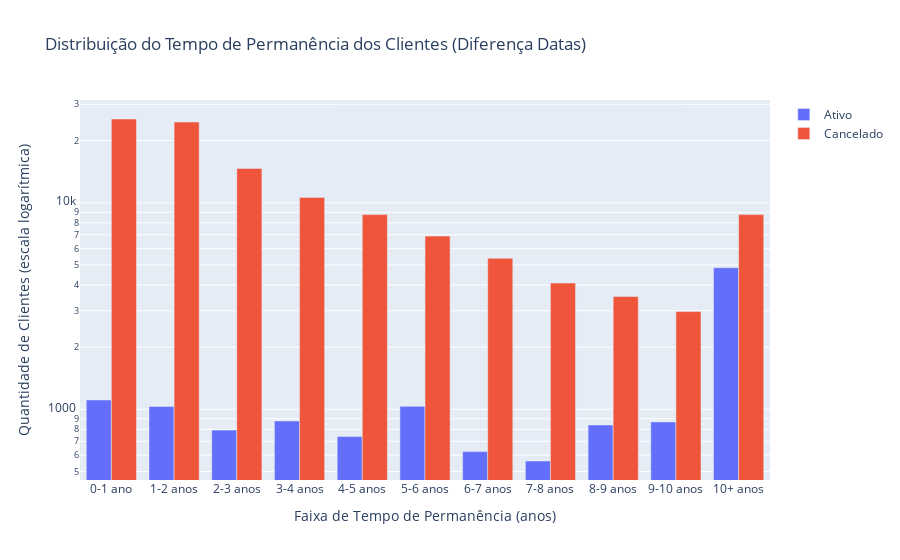

Notebook code cell kept with this figure:
### Code cell
import plotly.graph_objects as go
import pandas as pd

# Converter para Pandas para visualização
df_permanencia = tabela_filtrada_sdf.select("anos_contrato", "data_final").toPandas()

# Garantir que há valores para definir o bin máximo
max_anos = df_permanencia["anos_contrato"].max()
bins = [0, 1, 2, 3, 4, 5, 6, 7, 8, 9, 10, max_anos + 1]  # Adiciona um espaço extra para o último bin
labels = [
    "0-1 ano",
    "1-2 anos",
    "2-3 anos",
    "3-4 anos",
    "4-5 anos",
    "5-6 anos",
    "6-7 anos",
    "7-8 anos",
    "8-9 anos",
    "9-10 anos",
    "10+ anos"
]

# Criar coluna categórica com os intervalos corrigidos
df_permanencia["faixa_permanencia"] = pd.cut(df_permanencia["anos_contrato"], bins=bins, labels=labels, right=False)

# Classificar contratos como Ativo (nulo) ou Cancelado (não nulo)
df_permanencia["status_contrato"] = df_permanencia["data_final"].apply(lambda x: "Ativo" if pd.isna(x) else "Cancelado")

# Contar a quantidade de contratos ativos e cancelados por faixa de permanência
df_faixas_status = df_permanencia.groupby(["faixa_permanencia", "status_contrato"]).size().unstack(fill_value=0)

# Criar gráfico de barras agrupadas (um do lado do outro)
fig = go.Figure()

# Adicionar barras para Ativo e Cancelado
for status in ["Ativo", "Cancelado"]:
    fig.add_trace(go.Bar(
        x=df_faixas_status.index.astype(str),
        y=df_faixas_status[status],
        name=status
    ))

# Configurar layout do gráfico
fig.update_layout(
    title="Distribuição do Tempo de Permanência dos Clientes (Diferença Datas)",
    xaxis_title="Faixa de Tempo de Permanência (anos)",
    yaxis_title="Quantidade de Clientes (escala logarítmica)",
    barmode="group",  # Barras lado a lado
    yaxis=dict(type="log")  # Aplicar escala logarítmica
)

# Exibir gráfico
fig.show()


# Calcular a porcentagem de cada status dentro de cada faixa de permanência
df_faixas_status_percent = df_faixas_status.div(df_faixas_status.sum(axis=1), axis=0) * 100

df_faixas_status_percent = df_faixas_status_percent.round(2).astype(str) + '%'
# Exibir a tabela de faixas de permanência com status
display(df_faixas_status)
display(df_faixas_status_percent)

### Figure 1 — Plotly figure (JSON) as saved in the notebook; plotly's stock layout.template omitted (floating-point values rounded to 4 significant figures)
{"data": [{"name": "Ativo", "type": "bar", "x": ["0-1 ano", "1-2 anos", "2-3 anos", "3-4 anos", "4-5 anos", "5-6 anos", "6-7 anos", "7-8 anos", "8-9 anos", "9-10 anos", "10+ anos"], "y": [1110, 1033, 793, 878, 738, 1034, 624, 562, 839, 869, 4847]}, {"name": "Cancelado", "type": "bar", "x": ["0-1 ano", "1-2 anos", "2-3 anos", "3-4 anos", "4-5 anos", "5-6 anos", "6-7 anos", "7-8 anos", "8-9 anos", "9-10 anos", "10+ anos"], "y": [25466, 24618, 14666, 10614, 8772, 6900, 5386, 4087, 3517, 2974, 8771]}], "layout": {"barmode": "group", "title": {"text": "Distribuição do Tempo de Permanência dos Clientes (Diferença Datas)"}, "xaxis": {"title": {"text": "Faixa de Tempo de Permanência (anos)"}}, "yaxis": {"title": {"text": "Quantidade de Clientes (escala logarítmica)"}, "type": "log"}}}
